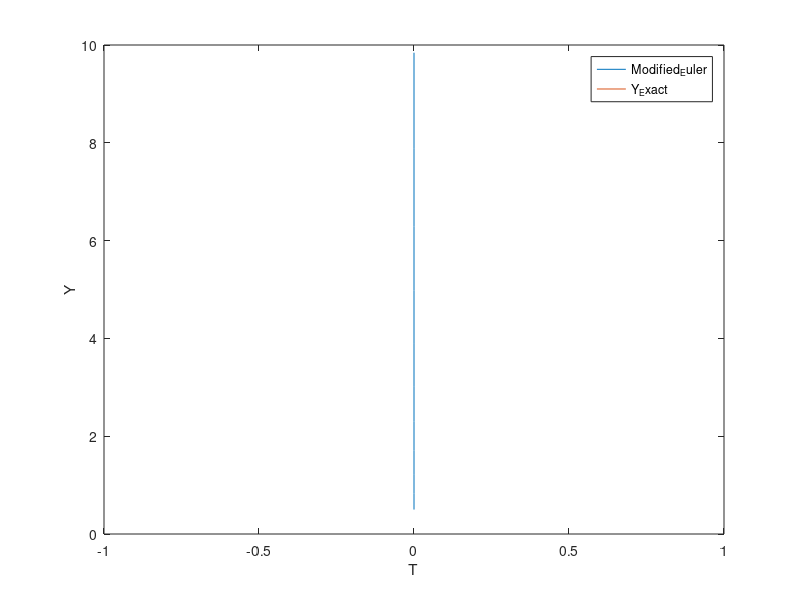

Reproduce this figure in MATLAB.
%function
dydt=@(t,y) y-t^2+1;
f=@(t) (1+t)^2-0.5*exp(t);
%initializatioin
ti=0;tf=2;h=0.2;
n=round((tf-ti)/h);
t=0;y=0.5;
% Modified euler method
t_plot=[];modified_euler=[];y_exact=[];
fprintf('t \t\t Modofied_Euler \t\t f(t)\n');
fprintf('%f \t %f \t %f\n',t,y,f(t));
for i=1:n
    t_plot=[t_plot,t];
    modified_euler=[modified_euler,y];
    y_exact=[y_exact,f(t)];
   y=y+0.5*h*(dydt(t,y)+dydt(t+h,y+h*dydt(t,y)));
    fprintf ('%f \t %f \t %f\n',t,y,f(t));
end
%visulation
t_plot=[t_plot,t];
modified_euler=[modified_euler,y];
y_exact=[y_exact,f(t)];
plot(t_plot,modified_euler,t_plot,y_exact);
xlabel('T');
ylabel('Y');
legend('Modified_Euler','Y_Exact');